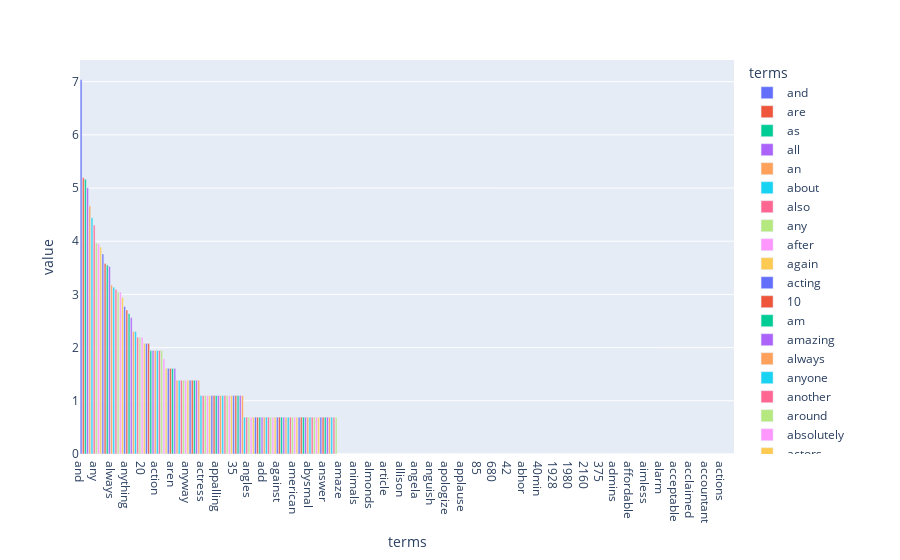

This figure's notebook cell:
### Code cell
## plot histogram with sorted data
import math
import plotly.express as px

df_plot = pd.DataFrame([term_freq_log[:300],df_vect.get_feature_names_out()[:300]]).T
df_plot.columns = ['value','terms']
df_plot.sort_values(by='value',ascending=False,inplace=True)
px.bar(df_plot,x='terms',y='value',color='terms')
